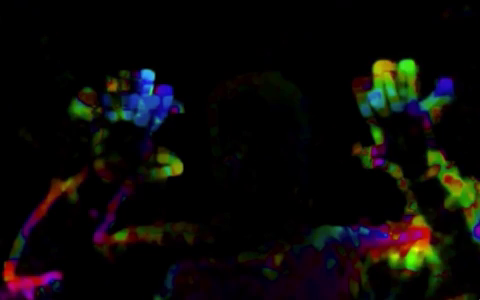
#> input picture frame 61 of Day_5/OpenCV_workshop/Sec08_Object_Tracking/05_Optical_Flow/dense_optical_flow_1.mp4, 480 x 300 px, given in place of walking.avi, which was not available
$ jupyter execute 02_Background_Subtraction.ipynb   (text cells are left out)
#> lines starting #> are read from the running program, lines starting #| are printed output that depends on the picture; after the words box and inside, x2 and y2 are one past the last pixel; in counts of white or black regions, pixels touching at a corner belong together; pictures that were not available may be replaced by others from this repository, and a replacement may not be noted
[cell 1]
# OpenCV 2.4.13 only
import numpy as np
import cv2

cap = cv2.VideoCapture('walking.avi')

# Initlaize background subtractor
foreground_background = cv2.createBackgroundSubtractorMOG2()

while True:

    ret, frame = cap.read()
#> frame is the input picture: shape (300, 480, 3); mean B, G, R 8, 9.7, 11.2

    # Apply background subtractor to get our foreground mask
    foreground_mask = foreground_background.apply(frame)
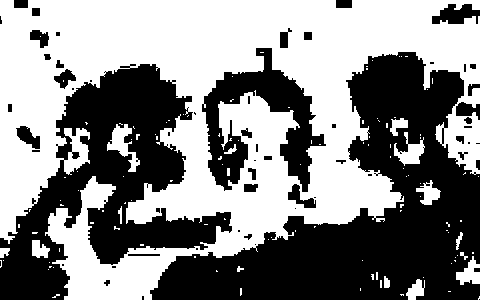
#> foreground_mask: shape (300, 480); values 127 (black) and 255 (white), 53.3% white; 60 black regions (28 under 20 px), largest, box (x1, y1, x2, y2) and area: (150, 52, 480, 300) 34606, (0, 64, 232, 300) 22457, (202, 48, 326, 192) 6755

    cv2.imshow('Output', foreground_mask)
    if cv2.waitKey(1) == 13:
#> (key Esc is pressed here)
        break

cap.release()
cv2.destroyAllWindows()

[cell 2]
# OpenCV 2.4.13 only
import numpy as np
import cv2

# Intialize Webcam
cap = cv2.VideoCapture(0)

# Initlaize background subtractor
foreground_background = cv2.createBackgroundSubtractorMOG2()

while True:

    ret, frame = cap.read()

    # Apply background subtractor to get our foreground mask
    foreground_mask = foreground_background.apply(frame)

    cv2.imshow('Output', foreground_mask)
    if cv2.waitKey(1) == 13:
#> (key Esc is pressed here)
        break

cap.release()
cv2.destroyAllWindows()

[cell 3]
# OpenCV 2.4.13
import numpy as np
import cv2

cap = cv2.VideoCapture('walking.avi')

# Initlaize background subtractor
foreground_background = cv2.createBackgroundSubtractorMOG2()

while True:
    ret, frame = cap.read()

    # Apply background subtractor to get our foreground mask
    foreground_mask = foreground_background.apply(frame)

    cv2.imshow('Output', foreground_mask)
    if cv2.waitKey(1) == 13:
#> (key Esc is pressed here)
        break

cap.release()
cv2.destroyAllWindows()

[cell 4]
# OpenCV 2.4.13
import numpy as np
import cv2

# Intialize Webcam
cap = cv2.VideoCapture(0)

# Initlaize background subtractor
foreground_background = cv2.createBackgroundSubtractorMOG2()

while True:
    ret, frame = cap.read()

    # Apply background subtractor to get our foreground mask
    foreground_mask = foreground_background.apply(frame)

    cv2.imshow('Output', foreground_mask)
    if cv2.waitKey(1) == 13:
#> (key Esc is pressed here)
        break

cap.release()
cv2.destroyAllWindows()

[cell 5]
import cv2
import numpy as np

# Initalize webacam and store first frame
cap = cv2.VideoCapture(0)
ret, frame = cap.read()

# Create a flaot numpy array with frame values
average = np.float32(frame)

while True:
    # Get webcam frmae
    ret, frame = cap.read()

    # 0.01 is the weight of image, play around to see how it changes
    cv2.accumulateWeighted(frame, average, 0.01)

    # Scales, calculates absolute values, and converts the result to 8-bit
    background = cv2.convertScaleAbs(average)
#> average: shape (300, 480, 3) float32; mean B, G, R 8, 9.7, 11.2

    cv2.imshow('Input', frame)
    cv2.imshow('Disapearing Background', background)

    if cv2.waitKey(1) == 13: #13 is the Enter Key
#> (key Esc is pressed here)
        break

cv2.destroyAllWindows()
cap.release()

[cell 6]
# OpenCV 3.1.0
import numpy as np
import cv2

cap = cv2.VideoCapture(0)

kernel = cv2.getStructuringElement(cv2.MORPH_ELLIPSE,(3,3))
fgbg = cv2.createBackgroundSubtractorKNN()

while(1):
    ret, frame = cap.read()

    fgmask = fgbg.apply(frame)
#> fgmask: shape (300, 480); every value is 255
    fgmask = cv2.morphologyEx(fgmask, cv2.MORPH_OPEN, kernel)

    cv2.imshow('frame',fgmask)

    if cv2.waitKey(1) == 13:
#> (key Esc is pressed here)
        break

cap.release()
cv2.destroyAllWindows()

[cell 7]
import numpy as np
import cv2

# Initialize Webcam
cap = cv2.VideoCapture(0)

# Initialize background subtractor
foreground_background = cv2.createBackgroundSubtractorMOG2()

while True:
    # Read frame from webcam
    ret, frame = cap.read()

    # Apply background subtractor to get our foreground mask
    foreground_mask = foreground_background.apply(frame)

    # Find contours in the foreground mask
    contours, _ = cv2.findContours(foreground_mask, cv2.RETR_EXTERNAL, cv2.CHAIN_APPROX_SIMPLE)
#> contours = [[[0, 0], [0, 299], [479, 299], [479, 0]]]

    for contour in contours:
        # Get the bounding rectangle for each contour
        x, y, w, h = cv2.boundingRect(contour)

        # Draw a green rectangle around the object
        cv2.rectangle(frame, (x, y), (x + w, y + h), (255, 255, 255), 2)

        # Display the position of the object
        text = f'Position: ({x}, {y})'
        cv2.putText(foreground_mask, text, (x, y - 10), cv2.FONT_HERSHEY_SIMPLEX, 0.9, (255, 255, 255), 2)
#> this loop made 1 pass
#> (contour, x, y, w, h) on pass 1: ([[0, 0], [0, 299], [479, 299], [479, 0]], 0, 0, 480, 300)
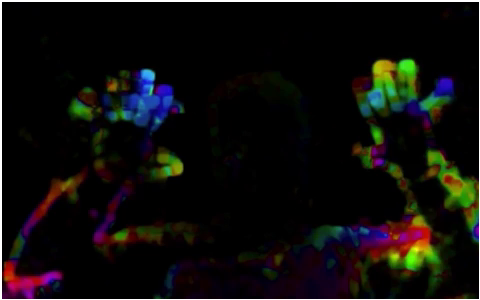
#> frame: shape (300, 480, 3); 1.62% of pixels changed, all inside (x1, y1, x2, y2) = (0, 0, 480, 300)
    # Display the resulting frame
    cv2.imshow('Output', foreground_mask)

    if cv2.waitKey(1) == 13:
#> (key Esc is pressed here)
        break

cap.release()
cv2.destroyAllWindows()

$ run again, starting later in the video
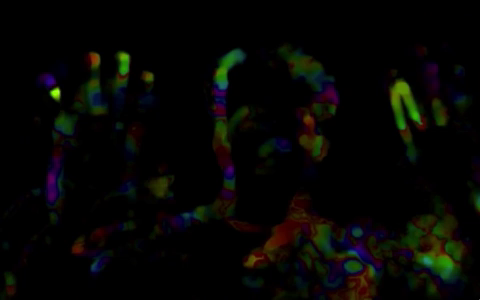
#> input picture frame 275 of Day_5/OpenCV_workshop/Sec08_Object_Tracking/05_Optical_Flow/dense_optical_flow_1.mp4, 480 x 300 px, given in place of walking.avi, which was not available
#> frame is the input picture: shape (300, 480, 3); mean B, G, R 3.6, 6, 5.9
#> `foreground_mask = foreground_background.apply(frame)`:
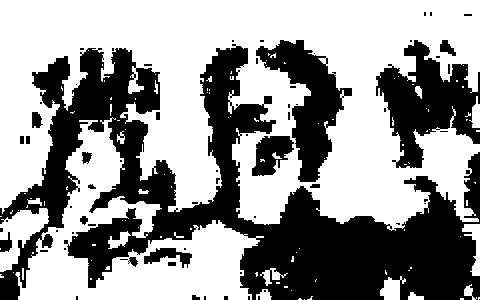
#> foreground_mask: shape (300, 480); values 127 (black) and 255 (white), 59.1% white; 66 black regions (47 under 20 px), largest, box (x1, y1, x2, y2) and area: (0, 44, 480, 300) 44170, (376, 40, 480, 168) 6627, (256, 40, 352, 182) 5305
#> fgmask: shape (300, 480); every value is 255
#> contours = [[[0, 0], [0, 299], [479, 299], [479, 0]]]
#> the loop `for contour in contours:` made 1 pass
#> (contour, x, y, w, h) on pass 1: ([[0, 0], [0, 299], [479, 299], [479, 0]], 0, 0, 480, 300)
#> after the loop `for contour in contours:`:
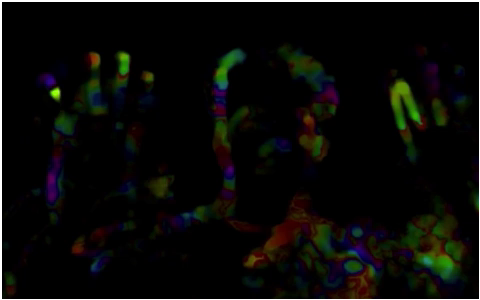
#> frame: shape (300, 480, 3); 1.62% of pixels changed, all inside (x1, y1, x2, y2) = (0, 0, 480, 300)

$ run again, starting later in the video
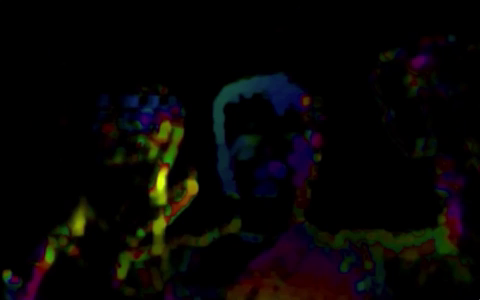
#> input picture frame 489 of Day_5/OpenCV_workshop/Sec08_Object_Tracking/05_Optical_Flow/dense_optical_flow_1.mp4, 480 x 300 px, given in place of walking.avi, which was not available
#> frame is the input picture: shape (300, 480, 3); mean B, G, R 5, 5.8, 7.3
#> `foreground_mask = foreground_background.apply(frame)`:
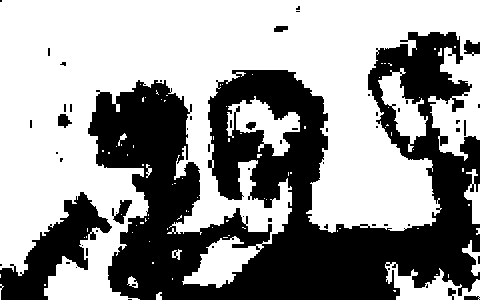
#> foreground_mask: shape (300, 480); values 127 (black) and 255 (white), 59.3% white; 56 black regions (46 under 20 px), largest, box (x1, y1, x2, y2) and area: (88, 32, 480, 300) 52791, (0, 192, 112, 300) 4612, (112, 200, 132, 224) 233
#> fgmask: shape (300, 480); every value is 255
#> contours = [[[0, 0], [0, 299], [479, 299], [479, 0]]]
#> the loop `for contour in contours:` made 1 pass
#> (contour, x, y, w, h) on pass 1: ([[0, 0], [0, 299], [479, 299], [479, 0]], 0, 0, 480, 300)
#> after the loop `for contour in contours:`:
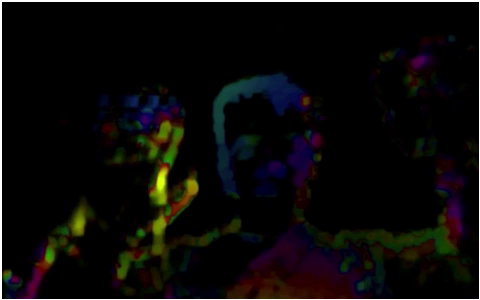
#> frame: shape (300, 480, 3); 1.62% of pixels changed, all inside (x1, y1, x2, y2) = (0, 0, 480, 300)
